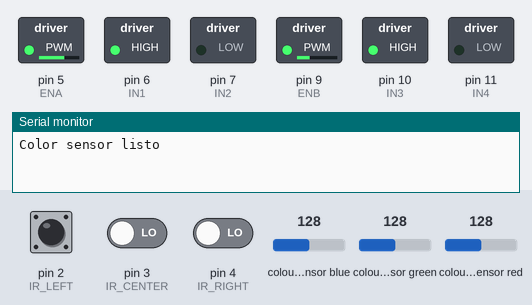
The sketch below on a simulated Arduino Uno, built with avr-gcc and run on an emulated ATmega328P. Shown: switched loads named in the sketch (green lamp = pin HIGH), the last lines printed to the serial monitor. The inputs (shaded band) are chosen by the test bench; at power-on: colour sensor blue 128, pin 2 (IR_LEFT) HIGH, pin 4 (IR_RIGHT) LOW, pin 3 (IR_CENTER) LOW, colour sensor green 128, colour sensor red 128.

Above: at 1.2 s.
1.3 s: colour sensor blue set to 21
2.8 s: colour sensor blue set to 16
At 3.7 s:
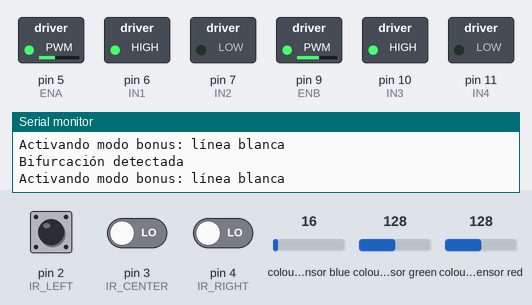
4.9 s: pin 2 (IR_LEFT) driven LOW
At 5.41 s:
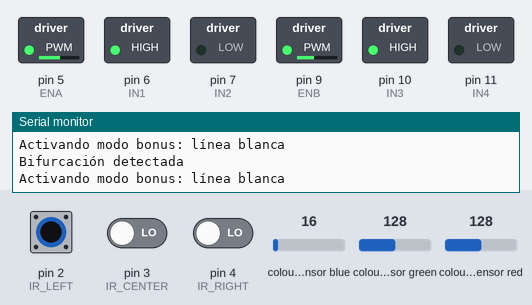
7.0 s: pin 4 (IR_RIGHT) driven HIGH
At 7.51 s:
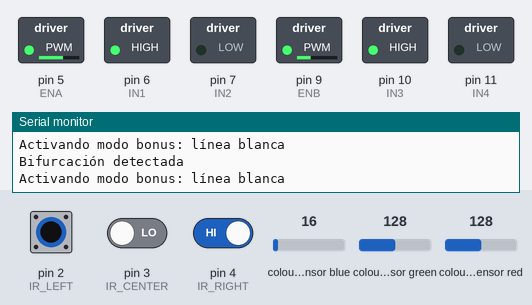
9.1 s: pin 3 (IR_CENTER) driven HIGH
At 9.62 s:
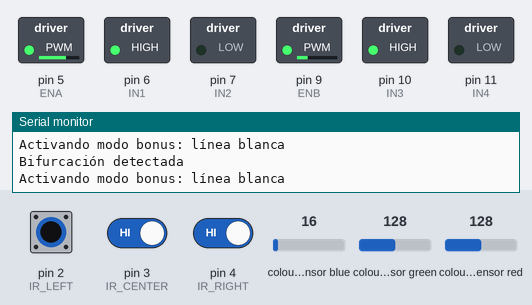
11.3 s: pin 2 (IR_LEFT) pulsed HIGH 5 times (0.12 s each, 0.3 s apart)
At 12.08 s:
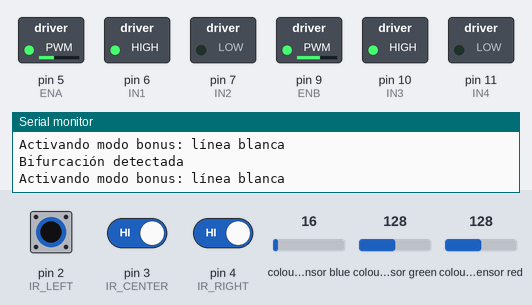
Timing chart, 0 to 14.8 s (numbered marks = the images above; inputs shaded):
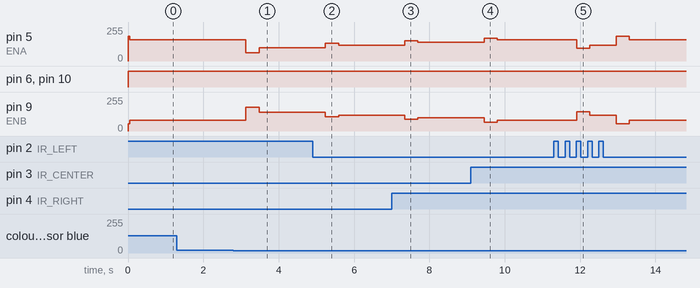

The sketch:

sketch_sep28a.ino
```cpp
// ----- Motores -----
#define ENA 5
#define IN1 6
#define IN2 7
#define ENB 9
#define IN3 10
#define IN4 11

// ----- IR Sensors -----
#define IR_LEFT   2
#define IR_CENTER 3
#define IR_RIGHT  4

// ----- Sensor de color (ejemplo TCS34725) -----
#include <Adafruit_TCS34725.h>
Adafruit_TCS34725 tcs = Adafruit_TCS34725(TCS34725_INTEGRATIONTIME_50MS, TCS34725_GAIN_4X);

// ----- Variables de control -----
int baseSpeed = 120;
bool invertedMode = false; // false = negro sobre blanco, true = blanco sobre negro
bool bonusMode = true;     // activa camino alterno en bifurcación

// PID constants
float Kp = 40;   // proporcional
float Ki = 0;    // integral (puede quedar en 0)
float Kd = 25;   // derivativo

float error = 0, lastError = 0, integral = 0;

// ----- Funciones de motores -----
void setMotor(int leftSpeed, int rightSpeed) {
  // Asegurar límites
  leftSpeed = constrain(leftSpeed, -255, 255);
  rightSpeed = constrain(rightSpeed, -255, 255);

  // Motor A
  if (leftSpeed >= 0) {
    digitalWrite(IN1, HIGH); digitalWrite(IN2, LOW);
    analogWrite(ENA, leftSpeed);
  } else {
    digitalWrite(IN1, LOW); digitalWrite(IN2, HIGH);
    analogWrite(ENA, -leftSpeed);
  }

  // Motor B
  if (rightSpeed >= 0) {
    digitalWrite(IN3, HIGH); digitalWrite(IN4, LOW);
    analogWrite(ENB, rightSpeed);
  } else {
    digitalWrite(IN3, LOW); digitalWrite(IN4, HIGH);
    analogWrite(ENB, -rightSpeed);
  }
}

// ----- Color detection -----
String detectColor() {
  uint16_t r, g, b, c;
  tcs.getRawData(&r, &g, &b, &c);

  if (r > 300 && g > 300 && b < 150) return "YELLOW"; // bifurcación
  if (r < 200 && g < 200 && b < 200) return "BLACK";
  if (r > 600 && g > 600 && b > 600) return "WHITE";
  return "OTHER";
}

// ----- Setup -----
void setup() {
  pinMode(ENA, OUTPUT); pinMode(IN1, OUTPUT); pinMode(IN2, OUTPUT);
  pinMode(ENB, OUTPUT); pinMode(IN3, OUTPUT); pinMode(IN4, OUTPUT);

  pinMode(IR_LEFT, INPUT);
  pinMode(IR_CENTER, INPUT);
  pinMode(IR_RIGHT, INPUT);

  Serial.begin(9600);
  if (tcs.begin()) Serial.println("Color sensor listo");
  else { Serial.println("ERROR: no se detecta sensor de color"); while (1); }
}

// ----- Loop -----
void loop() {
  // Leer sensores IR
  int left = digitalRead(IR_LEFT);
  int center = digitalRead(IR_CENTER);
  int right = digitalRead(IR_RIGHT);

  // Ajustar a modo normal/invertido
  if (invertedMode) {
    left = !left;
    center = !center;
    right = !right;
  }

  // Determinar error (posición relativa de la línea)
  if (left == 0 && center == 1 && right == 0) error = 0;     // centro
  else if (left == 1 && center == 1 && right == 0) error = -0.5; // ligeramente izquierda
  else if (left == 1 && center == 0 && right == 0) error = -1;   // izquierda fuerte
  else if (left == 0 && center == 1 && right == 1) error = 0.5;  // ligeramente derecha
  else if (left == 0 && center == 0 && right == 1) error = 1;    // derecha fuerte
  else if (left == 1 && center == 1 && right == 1) error = 0;    // intersección
  else error = 0; // perdido → recto

  // PID
  integral += error;
  float derivative = error - lastError;
  float correction = Kp * error + Ki * integral + Kd * derivative;
  lastError = error;

  int leftSpeed = baseSpeed - correction;
  int rightSpeed = baseSpeed + correction;

  setMotor(leftSpeed, rightSpeed);

  // Checar color lateral
  String color = detectColor();
  if (color == "YELLOW") {
    Serial.println("Bifurcación detectada");

    if (bonusMode) {
      invertedMode = true; // cambia a blanco sobre negro
      Serial.println("Activando modo bonus: línea blanca");
    } else {
      invertedMode = false; // seguir normal
      Serial.println("Modo normal: línea negra");
    }

    delay(300); // estabilizar
  }
}
```

Measured:
- the behaviour switches between 19 and 18 on colour sensor blue (found by bisection; images 0 and 1)
- after the input at 1.3 s, every drawn part: stays the same
- after the input at 2.8 s, pin 5 (ENA): 160/255 → 62/255 after 0.33 s, → 100/255 0.35 s later; pin 9 (ENB): 80/255 → 177/255 after 0.33 s, → 140/255 0.35 s later
- after the input at 4.9 s, pin 5 (ENA): 100/255 → 132/255 after 0.34 s, → 120/255 0.35 s later; pin 9 (ENB): 140/255 → 107/255 after 0.34 s, → 120/255 0.35 s later
- after the input at 7.0 s, pin 5 (ENA): 120/255 → 152/255 after 0.34 s, → 140/255 0.35 s later; pin 9 (ENB): 120/255 → 87/255 after 0.34 s, → 100/255 0.35 s later
- after the input at 9.1 s, pin 5 (ENA): 140/255 → 172/255 after 0.35 s, → 160/255 0.35 s later; pin 9 (ENB): 100/255 → 67/255 after 0.35 s, → 80/255 0.35 s later
- after the input at 11.3 s, pin 5 (ENA): 160/255 → 95/255 after 0.61 s, → 120/255 0.35 s later, → 185/255 0.70 s later, → 160/255 0.35 s later; pin 9 (ENB): 80/255 → 145/255 after 0.61 s, → 120/255 0.35 s later, → 55/255 0.70 s later, → 80/255 0.35 s later
